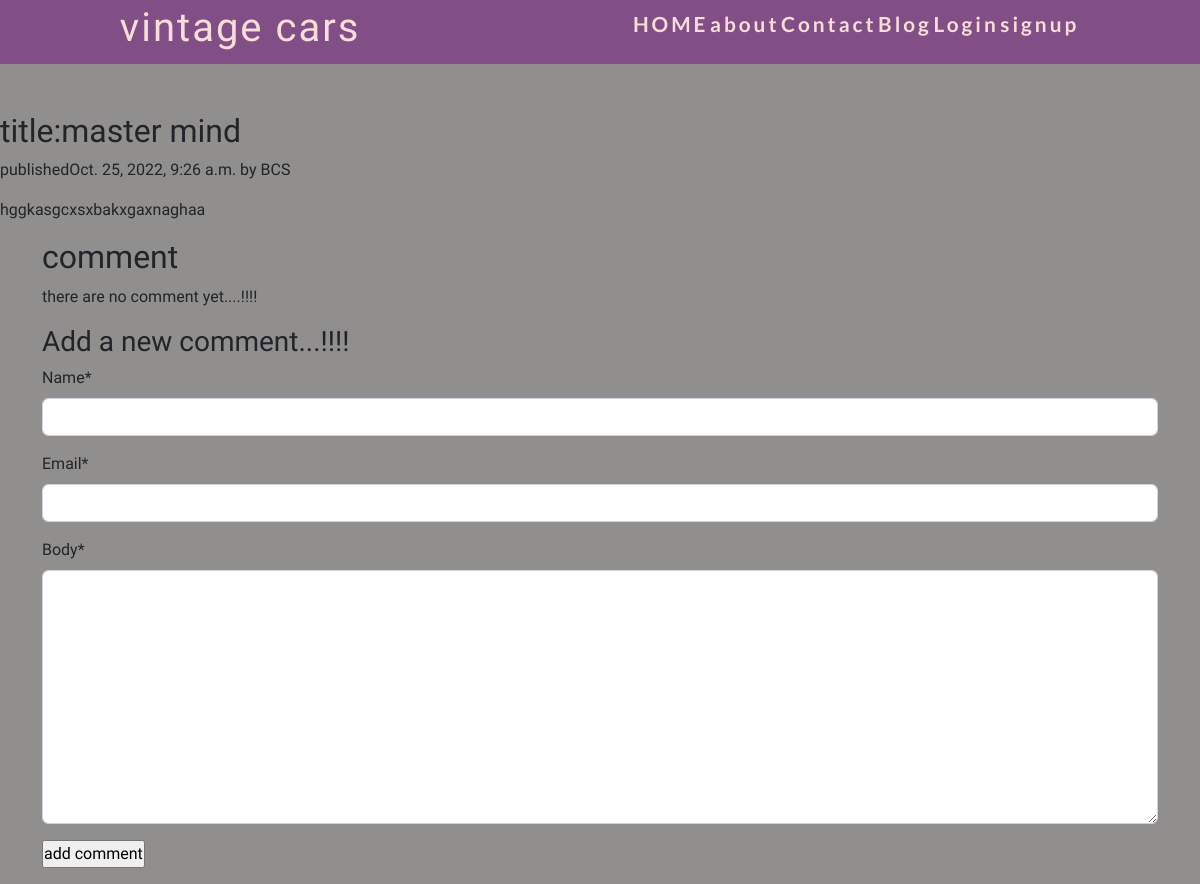
Screenshot of /2022/10/25/335364/ with the database file from the repository.
### blog/models.py (models this page shows, shortened)
class Post(models.Model):
    STATUS_CHOICES =(
        ('draft','Draft'),
        ('published','Published')
    )
    title = models.CharField(max_length=250)
    post_image=models.ImageField(blank=True, null=True, upload_to = "posts/")
    slug =models.CharField(max_length=250,unique_for_date='publish')
    author = models.ForeignKey(User, on_delete=models.CASCADE,related_name='blog_Post')
    body =models.TextField()
    publish = models.DateTimeField(default=timezone.now)
    create = models.DateField(auto_now_add=True)
    update = models.DateTimeField(auto_now=True)
    status = models.CharField(max_length=10,choices=STATUS_CHOICES, default='draft')
    class meta:
        ordering = ('-publish',)

### blog/views.py (the view)
# urls.py: path('<int:year>/<int:month>/<int:day>/<slug:post>/',post_detail,name="post_detail"),
def post_detail(request, year, month, day, post):
    post = get_object_or_404(Post, slug=post, status="published", publish__year=year, publish__month=month, publish__day=day)
    comments=post.Comments.filter(active =True)
    new_comment = None
    if request.method=='POST':
        comment_Form=commentForm(data =request.POST)
        if comment_Form.is_valid():
            new_comment = comment_Form.save(commit=False)
            new_comment.post=post
            new_comment.save()
    else:
        comment_Form=commentForm()
    return render(request,'post_detail.html',{'post':post,'comments':comments,'new_comment':new_comment,'comment_form':comment_Form})

### blog/forms.py
class commentForm(forms.ModelForm):
    class Meta:
        model = Comment
        fields=('name','email','body',)

### blog/templates/post_detail.html (shortened to what this page needs)
{% extends 'base.html' %}
{% load crispy_forms_tags %}
{% block content %}
<h2>title:{{post.title}}</h2>
<p class="date">published{{post.publish}} by {{post.author}}</p>
{{post.body|linebreaks}}
<div   class="container">
{% with Comments.count as total_comments %}
 <h2>
     {{total_comments}}comment{{total_comments|pluralize}}
 </h2>
{% endwith %}
{% for comment in comments %}
<div class="comment">
    <p class="info">
        comment{{forloop.counter}}by{{comment.name}}
        {{comment.created}}
    </p>
    {{comment.body|linebreaks}}
</div>
{% empty %}
<p>there are no comment yet....!!!!</p>
{% endfor %}
{% if new_comment %}
<h2>your comment has been added</h2>
{% else %}
<h3>Add a new comment...!!!!</h3>
<form method="POST">
    {{comment_form|crispy}}
     <p><input type="submit" value="add comment"></p>
</form>
{% endif %}
</div>
{% endblock content %}

### static/css/app.css (style rules this page uses)
:root { --bg-color: rgb(145, 142, 142); --text-color: rgb(247, 220, 220); --headline-color: rgb(102, 64, 64); --button-color: rgb(136, 105, 194); --accent-color:rgb(130, 78, 134); --headline-font:'Lato', sans-serif; --body-font:'Raleway', sans-serif; }
* { padding: 0; margin: 0; box-sizing: border-box; }
body { font-size: 16px; font-family: var(--body-font); background-color: var(--bg-color); }

### rows the page displays
Post: title "master mind", publish "Oct. 25, 2022, 9:26 a.m.", author "BCS", body "hggkasgcxsxbakxgaxnaghaa"
